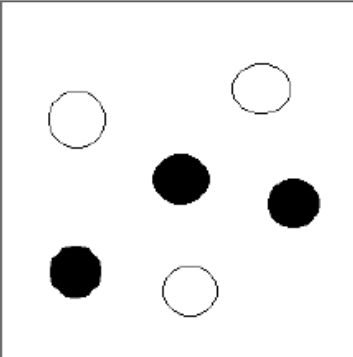
#> input picture opencv_tutorialpoint/A.png, 353 x 357 px, found by its file name
$ python contours.py
#> lines starting #> are read from the running program, lines starting #| are printed output that depends on the picture; after the words box and inside, x2 and y2 are one past the last pixel; in counts of white or black regions, pixels touching at a corner belong together
import cv2
import numpy as np

img = cv2.imread(r"C:\Users\ASUS\Documents\Python\Programs\opencv_tutorialpoint\A.png")
#> img is the input picture: shape (357, 353, 3); min 0, max 255, mean 238.9
cv2.imshow("Original", img)

gray = cv2.cvtColor(img, cv2.COLOR_BGR2GRAY)
canny = cv2.Canny(gray, 30,200)
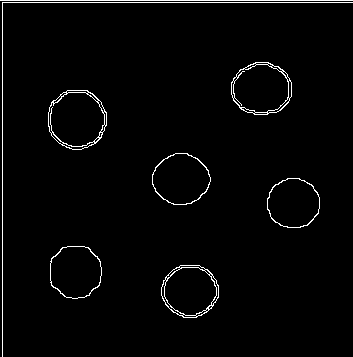
#> canny: shape (357, 353); 2.2% white in thin lines or dots

contours, hierarchy = cv2.findContours(canny, cv2.RETR_EXTERNAL, cv2.CHAIN_APPROX_NONE)
#> contours = 8 contours, 2 with area under 20; largest, box (x1, y1, x2, y2) and area: (48, 90, 107, 150) 2736, (231, 62, 292, 115) 2486, (161, 265, 219, 318) 2329, (152, 153, 211, 205) 2266, (50, 246, 102, 299) 2158, (267, 178, 320, 228) 2044
print("Number of contours found: ", len(contours))
#| Number of contours found:  8

cv2.imshow("Canny", canny)
cv2.drawContours(img, contours, -1, (0,255,0), 3)
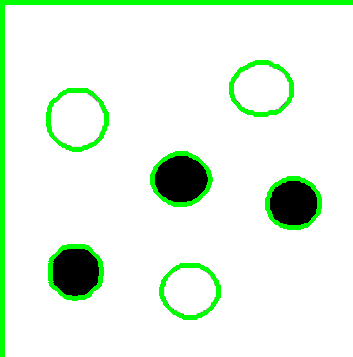
#> img: shape (357, 353, 3); 6.52% of pixels changed, all inside (x1, y1, x2, y2) = (0, 0, 353, 357)

cv2.imshow("Contours", img)
cv2.waitKey(0)
cv2.destroyAllWindows()
